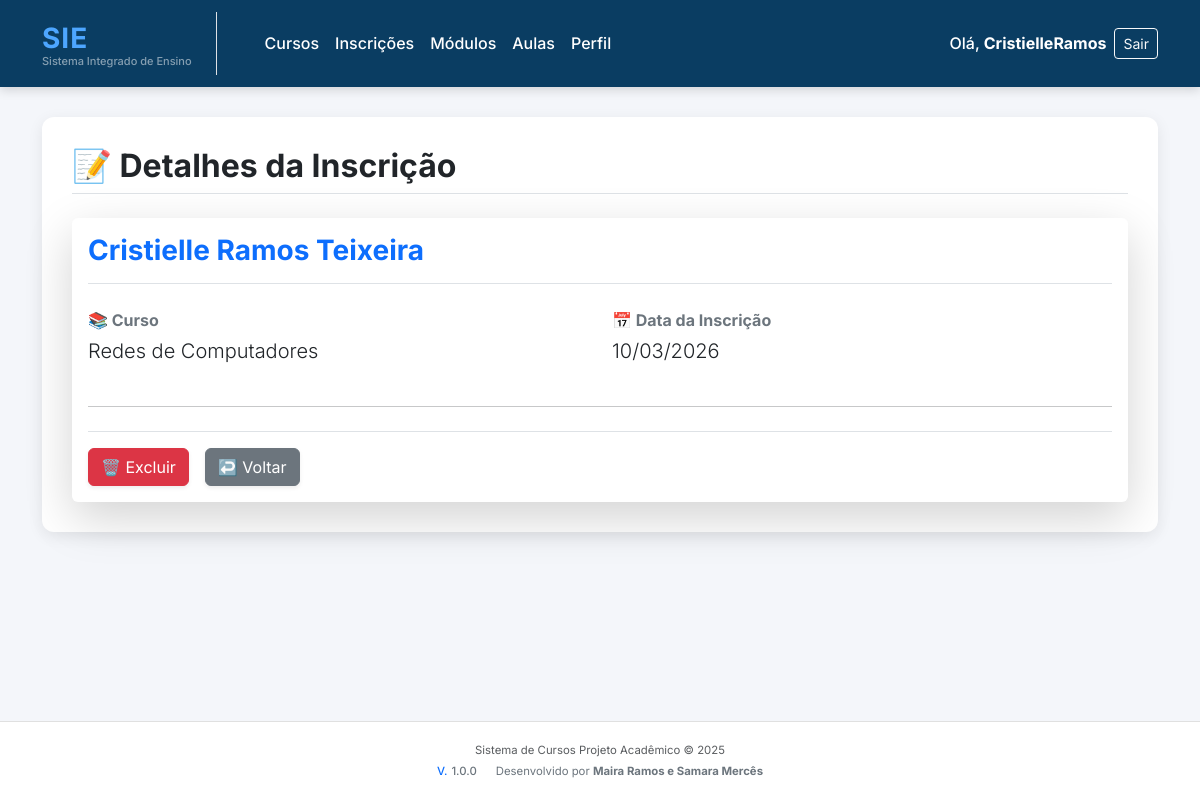
Screenshot of /inscricoes/1/ (signed in) with the database file from the repository.
### inscricoes/models.py (models this page shows, shortened)
class Inscricao(models.Model):
    aluno = models.ForeignKey(Aluno, on_delete=models.CASCADE)
    curso = models.ForeignKey(Curso, on_delete=models.CASCADE)
    data_inscricao = models.DateField(auto_now_add=True)
    class Meta:
        unique_together = ('aluno', 'curso')  # evita inscrição duplicada
        permissions = [
            ("ver_inscricao", "Pode visualizar inscrições"),
            ("criar_inscricao", "Pode criar inscrições"),
            ("cancelar_inscricao", "Pode cancelar inscrições"),
        ]

### alunos/models.py (models this page shows, shortened)
class Aluno(models.Model):
    user = models.OneToOneField(User, on_delete=models.CASCADE, null=True, blank=True)
    nome = models.CharField("Nome completo", max_length=200)
    email = models.EmailField("E-mail", unique=True)
    data_nascimento = models.DateField("Data de nascimento")
    class Meta:
        permissions = [
            ("ver_aluno", "Pode visualizar alunos"),
            ("criar_aluno", "Pode criar alunos"),
            ("editar_aluno", "Pode editar alunos"),
            ("deletar_aluno", "Pode deletar alunos"),
        ]

### cursos/models.py (models this page shows, shortened)
class Curso(models.Model):
    nome = models.CharField(max_length=100)
    descricao = models.TextField(blank=True)
    carga_horaria = models.PositiveIntegerField()
    class Meta:
        permissions = [
            ("ver_curso", "Pode visualizar cursos"),
            ("criar_curso", "Pode criar cursos"),
            ("editar_curso", "Pode editar cursos"),
            ("deletar_curso", "Pode deletar cursos"),
        ]

### inscricoes/views.py (the view)
# urls.py: path("<int:id>/", views.detalhes_inscricao, name="detalhes"),
@login_required
def detalhes_inscricao(request, id):
    inscricao = get_object_or_404(Inscricao, id=id)
    total = Inscricao.objects.filter(aluno=inscricao.aluno).count()
    return render(request, "inscricoes/detalhes.html", {
        "inscricao": inscricao,
        "total": total
    })

### templates/inscricoes/detalhes.html
{% extends 'base.html' %}
{% block content %}
    <div class="d-flex justify-content-between align-items-center mb-4 pb-2 border-bottom">
        <h2 class="fw-bold mb-0">📝 Detalhes da Inscrição</h2>
    </div>
    <div class="card shadow-lg border-0 mt-3">
        <div class="card-body">
            <h3 class="card-title fw-bold mb-4 text-primary pb-3 border-bottom">
                {{ inscricao.aluno.nome }}
            </h3>
            <div class="row mb-4">
                <div class="col-md-6 mb-3">
                    <strong class="text-secondary d-block mb-1">📚 Curso</strong>
                    <p class="lead mb-0">{{ inscricao.curso.nome }}</p>
                </div>
                <div class="col-md-6 mb-3">
                    <strong class="text-secondary d-block mb-1">📅 Data da Inscrição</strong>
                    <p class="lead mb-0">{{ inscricao.data_inscricao|date:"d/m/Y" }}</p>
                </div>
            </div>
            <hr class="my-4">
            <div class="mt-3 pt-3 border-top d-flex justify-content-start align-items-center">
                <a href="{% url 'inscricoes:excluir' inscricao.id %}"
                   class="btn btn-danger me-3 shadow-sm" title="Excluir Inscrição">
                    🗑️ Excluir
                </a>
                <a href="{% url 'inscricoes:listar' %}"
                   class="btn btn-secondary shadow-sm" title="Voltar para a lista">
                    ↩️ Voltar
                </a>
            </div>
        </div>
    </div>
{% endblock %}

### templates/base.html (shortened to what this page needs)
<!DOCTYPE html>
<html lang="pt-br">
<head>
    <link href="https://cdn.jsdelivr.net/npm/bootstrap@5.3.0/dist/css/bootstrap.min.css" rel="stylesheet">
</head>
<body>
<nav class="navbar navbar-expand-lg navbar-modern sticky-top">
    <div class="container">
        <a class="navbar-brand d-flex flex-column align-items-start pe-3 pe-lg-4 border-end border-white-50" href="/">
            <span class="fw-bold logo-text" style="letter-spacing: 1px;">
                SIE
            </span>
            <small class="text-white-50" style="font-size: 11px; margin-top: -6px;">
                Sistema Integrado de Ensino
            </small>
        </a>
        <div class="collapse navbar-collapse justify-content-between" id="navbarNav">
            <ul class="navbar-nav me-auto mb-2 mb-lg-0 ms-lg-4">
                <li class="nav-item">
                    <a class="nav-link {% if request.path == '/cursos/' or request.path == '/cursos' %}active fw-bolder{% endif %}"
                       href="/cursos/" aria-current="page">Cursos</a>
                </li>
                <li class="nav-item">
                    <a class="nav-link {% if request.path == '/inscricoes/' or request.path == '/inscricoes' %}active fw-bolder{% endif %}"
                       href="/inscricoes/">Inscrições</a>
                </li>
                <li class="nav-item">
                    <a class="nav-link {% if request.path == '/modulos/' or request.path == '/modulos' %}active fw-bolder{% endif %}"
                       href="/modulos/">Módulos</a>
                </li>
                 <li class="nav-item">
                    <a class="nav-link {% if request.path == '/aulas/' or request.path == '/aulas' %}active fw-bolder{% endif %}"
                       href="/aulas/">Aulas</a>
                </li>
                <li class="nav-item">
                    <a class="nav-link {% if request.path == '/perfil/' or 'perfil' in request.path %}active fw-bolder{% endif %}"
                       href="/perfil/">Perfil</a>
                </li>
            </ul>
            <ul class="navbar-nav">
                {% if user.is_authenticated %}
                    <li class="nav-item d-flex align-items-center me-2">
                        <span class="nav-link p-0 text-white-50">Olá,</span>
                        <span class="nav-link fw-bold p-0 ms-1">{{ user.username }}</span>
                    </li>
                    <li class="nav-item">
                        <a class="btn btn-outline-light btn-sm" href="{% url 'usuarios:logout' %}">Sair</a>
                    </li>
                {% else %}
                    <li class="nav-item">
                        <a class="btn btn-outline-light btn-sm" href="{% url 'usuarios:login' %}">Entrar</a>
                    </li>
                {% endif %}
            </ul>
        </div>
    </div>
</nav>
<div class="main-content">
    <div class="container">
        <div class="main-box">
            {% block content %}
            {% endblock content %}
        </div>
    </div>
</div>
<footer>
    <div class="container small text-muted">
        <div class="mb-1">
            Sistema de Cursos Projeto Acadêmico © 2025
        </div>
        <div class="text-secondary">
            <span class="fw-medium me-3">
                <span class="text-primary me-1">V.</span>1.0.0
            </span>
            <span>
                Desenvolvido por <span class="fw-bold">Maira Ramos e Samara Mercês</span>
            </span>
        </div>
    </div>
</footer>
</body>
</html>

### templates/base.html (style rules this page uses)
:root { --primary-color: #0a3d62; --secondary-color: #4da6ff; --bg-light: #f4f6fa; }
body { background-color: var(--bg-light); font-family: "Inter", sans-serif; min-height: 100vh; display: flex; flex-direction: column; }
.navbar-modern { background: var(--primary-color); box-shadow: 0 3px 10px rgba(0, 0, 0, 0.15); padding-top: 0.75rem; padding-bottom: 0.75rem; }
.navbar-modern .nav-link, .navbar-modern .navbar-brand { color: #ffffff !important; font-weight: 500; transition: color 0.3s ease; }
.main-content { flex: 1; padding-bottom: 20px; }
.main-box { background: white; border-radius: 12px; padding: 30px; box-shadow: 0 4px 15px rgba(0, 0, 0, 0.08); margin-top: 30px; }
.logo-text { color: var(--secondary-color); font-size: 28px !important; }
footer { margin-top: auto; padding: 20px 0; text-align: center; color: #888; font-size: 13px; border-top: 1px solid #e0e0e0; background-color: white; }

### rows the page displays
Inscricao: aluno.nome "Cristielle Ramos Teixeira", curso.nome "Redes de Computadores", data_inscricao "10/03/2026"

### other values shown
{{ user.username }} "CristielleRamos"
